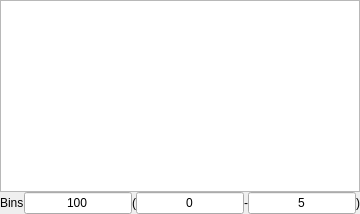
              <widget class="QWidget" name="dwelltab">
               <attribute name="title">
                <string>Dwell</string>
               </attribute>
               <layout class="QGridLayout" name="gridLayout_8">
                <property name="leftMargin">
                 <number>0</number>
                </property>
                <property name="topMargin">
                 <number>0</number>
                </property>
                <property name="rightMargin">
                 <number>0</number>
                </property>
                <property name="bottomMargin">
                 <number>0</number>
                </property>
                <property name="spacing">
                 <number>0</number>
                </property>
                <item row="0" column="0">
                 <widget class="GraphicsLayoutWidget" name="dwellhistplot">
                  <property name="sizePolicy">
                   <sizepolicy hsizetype="Expanding" vsizetype="Expanding">
                    <horstretch>0</horstretch>
                    <verstretch>0</verstretch>
                   </sizepolicy>
                  </property>
                  <property name="font">
                   <font>
                    <family>Kozuka Gothic Pro L</family>
                    <pointsize>20</pointsize>
                    <weight>3</weight>
                    <italic>false</italic>
                    <bold>false</bold>
                   </font>
                  </property>
                  <property name="styleSheet">
                   <string notr="true">font: 25 20pt &quot;Kozuka Gothic Pro L&quot;;</string>
                  </property>
                 </widget>
                </item>
                <item row="1" column="0">
                 <layout class="QHBoxLayout" name="horizontalLayout_14">
                  <item>
                   <widget class="QLabel" name="label_21">
                    <property name="sizePolicy">
                     <sizepolicy hsizetype="Fixed" vsizetype="Fixed">
                      <horstretch>0</horstretch>
                      <verstretch>0</verstretch>
                     </sizepolicy>
                    </property>
                    <property name="text">
                     <string>Bins</string>
                    </property>
                   </widget>
                  </item>
                  <item>
                   <widget class="QLineEdit" name="dwellbins">
                    <property name="sizePolicy">
                     <sizepolicy hsizetype="Fixed" vsizetype="Fixed">
                      <horstretch>0</horstretch>
                      <verstretch>0</verstretch>
                     </sizepolicy>
                    </property>
                    <property name="text">
                     <string>100</string>
                    </property>
                    <property name="alignment">
                     <set>Qt::AlignCenter</set>
                    </property>
                   </widget>
                  </item>
                  <item>
                   <layout class="QHBoxLayout" name="horizontalLayout_10">
                    <item>
                     <widget class="QLabel" name="label_22">
                      <property name="sizePolicy">
                       <sizepolicy hsizetype="Fixed" vsizetype="Fixed">
                        <horstretch>0</horstretch>
                        <verstretch>0</verstretch>
                       </sizepolicy>
                      </property>
                      <property name="text">
                       <string>(</string>
                      </property>
                     </widget>
                    </item>
                    <item>
                     <widget class="QLineEdit" name="dwellrange0">
                      <property name="sizePolicy">
                       <sizepolicy hsizetype="Fixed" vsizetype="Fixed">
                        <horstretch>0</horstretch>
                        <verstretch>0</verstretch>
                       </sizepolicy>
                      </property>
                      <property name="text">
                       <string>0</string>
                      </property>
                      <property name="alignment">
                       <set>Qt::AlignCenter</set>
                      </property>
                     </widget>
                    </item>
                    <item>
                     <widget class="QLabel" name="label_23">
                      <property name="sizePolicy">
                       <sizepolicy hsizetype="Fixed" vsizetype="Fixed">
                        <horstretch>0</horstretch>
                        <verstretch>0</verstretch>
                       </sizepolicy>
                      </property>
                      <property name="text">
                       <string>-</string>
                      </property>
                     </widget>
                    </item>
                    <item>
                     <widget class="QLineEdit" name="dwellrange1">
                      <property name="sizePolicy">
                       <sizepolicy hsizetype="Fixed" vsizetype="Fixed">
                        <horstretch>0</horstretch>
                        <verstretch>0</verstretch>
                       </sizepolicy>
                      </property>
                      <property name="text">
                       <string>5</string>
                      </property>
                      <property name="alignment">
                       <set>Qt::AlignCenter</set>
                      </property>
                     </widget>
                    </item>
                    <item>
                     <widget class="QLabel" name="label_24">
                      <property name="sizePolicy">
                       <sizepolicy hsizetype="Fixed" vsizetype="Fixed">
                        <horstretch>0</horstretch>
                        <verstretch>0</verstretch>
                       </sizepolicy>
                      </property>
                      <property name="text">
                       <string>)</string>
                      </property>
                     </widget>
                    </item>
                   </layout>
                  </item>
                 </layout>
                </item>
               </layout>
              </widget>
